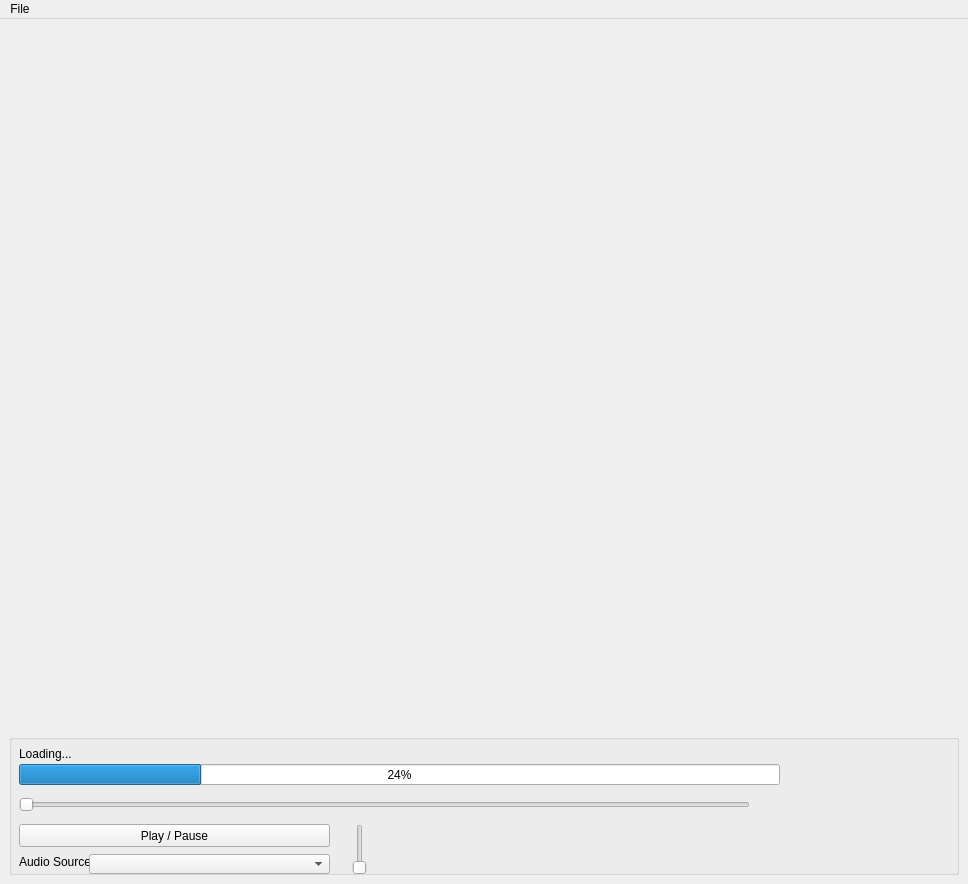
<?xml version="1.0" encoding="UTF-8"?>
<ui version="4.0">
 <class>MainWindow</class>
 <widget class="QMainWindow" name="MainWindow">
  <property name="geometry">
   <rect>
    <x>0</x>
    <y>0</y>
    <width>968</width>
    <height>884</height>
   </rect>
  </property>
  <property name="sizePolicy">
   <sizepolicy hsizetype="Expanding" vsizetype="Expanding">
    <horstretch>0</horstretch>
    <verstretch>0</verstretch>
   </sizepolicy>
  </property>
  <property name="windowTitle">
   <string>CH10 Video Player</string>
  </property>
  <widget class="QWidget" name="centralwidget">
   <property name="sizePolicy">
    <sizepolicy hsizetype="Expanding" vsizetype="Expanding">
     <horstretch>0</horstretch>
     <verstretch>0</verstretch>
    </sizepolicy>
   </property>
   <layout class="QVBoxLayout" name="verticalLayout">
    <item>
     <widget class="QWidget" name="widget" native="true">
      <layout class="QGridLayout" name="gridLayout_2">
       <item row="0" column="0">
        <layout class="QGridLayout" name="grid"/>
       </item>
      </layout>
     </widget>
    </item>
    <item>
     <widget class="QGroupBox" name="playback">
      <property name="sizePolicy">
       <sizepolicy hsizetype="Fixed" vsizetype="Fixed">
        <horstretch>0</horstretch>
        <verstretch>0</verstretch>
       </sizepolicy>
      </property>
      <property name="minimumSize">
       <size>
        <width>950</width>
        <height>141</height>
       </size>
      </property>
      <property name="title">
       <string/>
      </property>
      <widget class="QLabel" name="load_label_7">
       <property name="geometry">
        <rect>
         <x>10</x>
         <y>120</y>
         <width>71</width>
         <height>16</height>
        </rect>
       </property>
       <property name="text">
        <string>Audio Source:</string>
       </property>
      </widget>
      <widget class="QProgressBar" name="load_meter">
       <property name="geometry">
        <rect>
         <x>10</x>
         <y>30</y>
         <width>761</width>
         <height>21</height>
        </rect>
       </property>
       <property name="value">
        <number>24</number>
       </property>
      </widget>
      <widget class="QComboBox" name="audio">
       <property name="geometry">
        <rect>
         <x>80</x>
         <y>120</y>
         <width>241</width>
         <height>20</height>
        </rect>
       </property>
      </widget>
      <widget class="QLabel" name="load_label">
       <property name="geometry">
        <rect>
         <x>10</x>
         <y>10</y>
         <width>371</width>
         <height>20</height>
        </rect>
       </property>
       <property name="text">
        <string>Loading...</string>
       </property>
      </widget>
      <widget class="QSlider" name="slider">
       <property name="geometry">
        <rect>
         <x>10</x>
         <y>60</y>
         <width>731</width>
         <height>22</height>
        </rect>
       </property>
       <property name="orientation">
        <enum>Qt::Horizontal</enum>
       </property>
      </widget>
      <widget class="QPushButton" name="play_btn">
       <property name="geometry">
        <rect>
         <x>10</x>
         <y>90</y>
         <width>311</width>
         <height>23</height>
        </rect>
       </property>
       <property name="text">
        <string>Play / Pause</string>
       </property>
      </widget>
      <widget class="QSlider" name="volume">
       <property name="geometry">
        <rect>
         <x>340</x>
         <y>90</y>
         <width>22</width>
         <height>51</height>
        </rect>
       </property>
       <property name="sizePolicy">
        <sizepolicy hsizetype="Fixed" vsizetype="Fixed">
         <horstretch>0</horstretch>
         <verstretch>0</verstretch>
        </sizepolicy>
       </property>
       <property name="orientation">
        <enum>Qt::Vertical</enum>
       </property>
      </widget>
     </widget>
    </item>
   </layout>
  </widget>
  <widget class="QMenuBar" name="menubar">
   <property name="geometry">
    <rect>
     <x>0</x>
     <y>0</y>
     <width>968</width>
     <height>21</height>
    </rect>
   </property>
   <widget class="QMenu" name="menuFile">
    <property name="title">
     <string>File</string>
    </property>
    <addaction name="open_file"/>
    <addaction name="separator"/>
    <addaction name="exit"/>
   </widget>
   <addaction name="menuFile"/>
  </widget>
  <action name="actionOpen">
   <property name="text">
    <string>Open</string>
   </property>
  </action>
  <action name="actionPlay_Pause">
   <property name="text">
    <string>Play / Pause</string>
   </property>
  </action>
  <action name="open_file">
   <property name="text">
    <string>Open</string>
   </property>
   <property name="shortcut">
    <string>Ctrl+O</string>
   </property>
  </action>
  <action name="exit">
   <property name="text">
    <string>Exit</string>
   </property>
  </action>
 </widget>
 <resources/>
 <connections/>
</ui>
